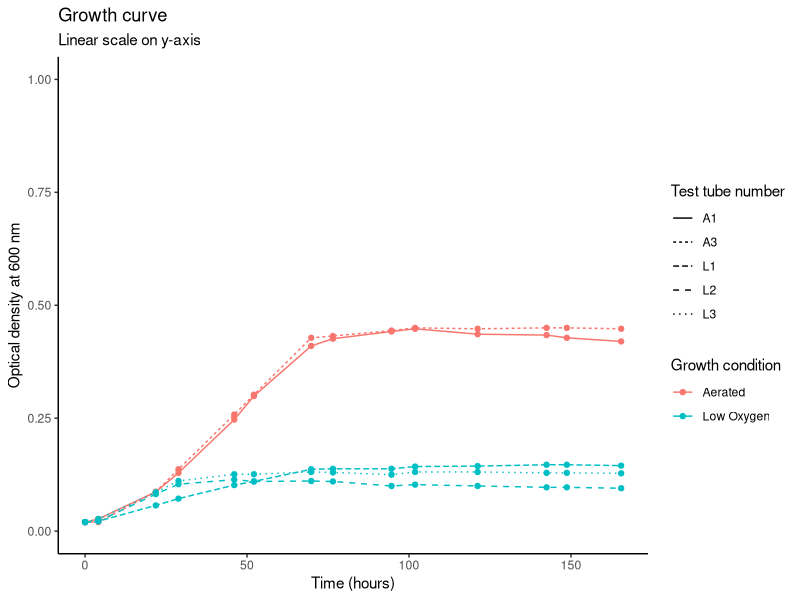
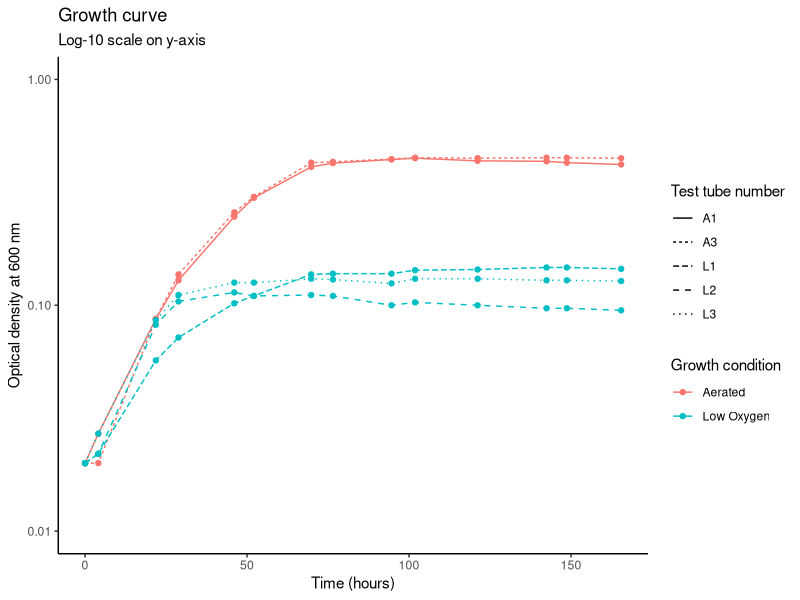
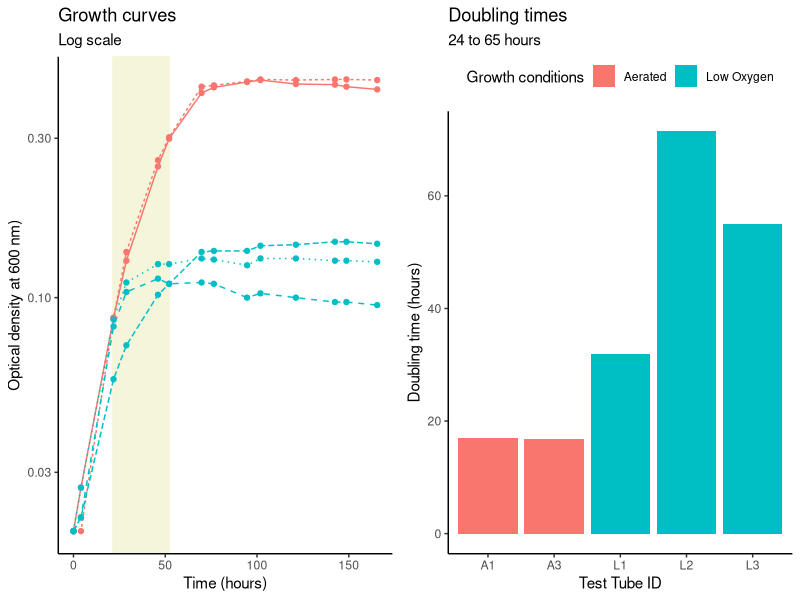

R code for these plots, in order:
## ---- chunk 1
knitr::opts_chunk$set(echo = FALSE)
## ---- chunk 2
## Load packages with additional functionality beyond base R 
library(readxl)
library(tidyverse)
library(knitr)
library(purrr)
library(hms)
library(gridExtra)
## ---- chunk 3
# Read in data from the Excel spreadsheet template used to collect the
# data in the laboratory
growth_data <- read_excel("growth curve data_GR.xls",
                          sheet = "simplified_template") 

# For each measurement time, calculate the time since the start of the
# experiment
growth_data <- growth_data %>% 
  mutate(sampling_delta_time = difftime(sampling_date_time, 
                                        first(sampling_date_time),
                                        units = "hours"))

# Convert to a format that will be easier to work with in plotting and
# data analysis (one row for each combination of measurement time and 
# test tube).
growth_data_tidy <- pivot_longer(growth_data, 
                                 -c(sampling_date_time, 
                                    sampling_delta_time),
                           names_to = "test_tube_id", 
                           values_to = "optical_density") 

# From the test tube IDs, extract information like the growth condition (low 
# oxygen versus aerated) and a short tube ID (e.g., A1, L2). You can use
# regular expression functions (from the `stringr` package in the `tidyverse`)
# to do this.
growth_data_tidy <- growth_data_tidy %>% 
  mutate(test_tube_number = str_extract(test_tube_id, "[0-9]"),
         growth_condition = str_extract(test_tube_id, "[a-z_]*"), 
         growth_condition = str_replace(growth_condition, "_", " "), 
         growth_condition = str_to_title(growth_condition),
         short_tube_id = str_c(str_sub(growth_condition, 1, 1), test_tube_number)) %>% 
  select(sampling_date_time, sampling_delta_time, short_tube_id, growth_condition, optical_density)
## ---- chunk 4
ggplot(growth_data_tidy, 
       # Plot time since start on the x-axis, optical density on the y-axis,
       # and use color to show the growth condition (aerated versus low oxygen)
       aes(x = sampling_delta_time, 
           y = optical_density, 
           color = growth_condition)) + 
  # Add a line with different patterns for each test tube
  geom_line(aes(linetype = short_tube_id)) + 
  # Add points for each measurement
  geom_point() + 
  # Customize the labels for the legends and x- and y-axes
  labs(x = "Time (hours)",
       y = "Optical density at 600 nm",
       color = "Growth condition", 
       linetype = "Test tube number") + 
  # Customize the plot appearance
  theme_classic() + 
  # Add a title and subtitle
  ggtitle("Growth curve", subtitle = "Linear scale on y-axis") + 
  # Ensure that the y-axis ranges from 0 to 1
  ylim(c(0, 1))
## ---- chunk 5
ggplot(growth_data_tidy, 
       # Plot time since start on the x-axis, optical density on the y-axis,
       # and use color to show the growth condition (aerated versus low oxygen)
       aes(x = sampling_delta_time, 
           y = optical_density, 
           color = growth_condition)) + 
  # Add a line with different patterns for each test tube
  geom_line(aes(linetype = short_tube_id)) + 
  # Add points for each measurement
  geom_point() + 
  # Customize the labels for the legends and x- and y-axes
  labs(x = "Time (hours)",
       y = "Optical density at 600 nm",
       color = "Growth condition", 
       linetype = "Test tube number") + 
  # Customize the plot appearance
  theme_classic() + 
  # Add a title and subtitle
  ggtitle("Growth curve", subtitle = "Log-10 scale on y-axis") + 
  # Use a log scale for the y-axis. Ensure that the y-axis ranges 
  # from 0.01 to 1 (you can't start at 0, since that's undefined 
  # as a log transform)
  scale_y_log10(limits = c(0.01, 1))
## ---- chunk 6
# Write a short function that can find the measurement time that is closest to, 
# but does not exceed, a specified time. For example, if you want to measure
# growth rate between 24 hours and 48 hours, you can use this function to find
# the measurement times closest to (while still being below) 24 and 48 hours.
find_closest_time <- function(data, check_time) {
  data %>%
    filter(sampling_delta_time < check_time) %>% 
    mutate(diff_from_check = check_time - sampling_delta_time) %>% 
    slice_min(n = 1, order_by = diff_from_check) %>% 
    pull(sampling_delta_time)
}

# Use the function to find the sampling times closest to (but not 
# over) 24 and 65 hours
closest_to_24 <- find_closest_time(growth_data, 24)
closest_to_65 <- find_closest_time(growth_data, 65)

# Calculate doubling times from the data
doubling_times <- growth_data_tidy %>% 
  filter(sampling_delta_time == closest_to_24 |
           sampling_delta_time == closest_to_65) %>% 
  group_by(short_tube_id, growth_condition) %>% 
  summarize(delta_time = diff(sampling_delta_time), 
            delta_optical_density = diff(log2(optical_density))) %>% 
  mutate(generation_time = delta_time / delta_optical_density)
## ---- chunk 7
a <- ggplot(growth_data_tidy, 
       aes(x = sampling_delta_time, 
           y = optical_density, 
           color = growth_condition)) + 
  geom_rect(xmin = closest_to_24, 
            xmax = closest_to_65, 
            ymin = -Inf, 
            ymax = Inf, 
            color = "beige", 
            fill = "beige") + 
  geom_line(aes(linetype = short_tube_id)) + 
  geom_point() + 
  labs(x = "Time (hours)",
       y = "Optical density at 600 nm)",
       color = "Condition type", 
       linetype = "Condition number") + 
  theme_classic() + 
  scale_y_log10() + 
  theme(legend.position = "none") + 
  ggtitle("Growth curves", subtitle = "Log scale") 

b <- ggplot(doubling_times,
            aes(x = short_tube_id, 
                y = generation_time, 
                fill = growth_condition)) + 
  geom_col() + 
  theme_classic() + 
  labs(y = "Doubling time (hours)", 
       x = "Test Tube ID", 
       fill = "Growth conditions") + 
  theme(legend.position = "top") + 
  ggtitle("Doubling times", subtitle = "24 to 65 hours")

grid.arrange(a, b, ncol = 2)
## ---- chunk 8
# Create a table giving the estimated doubling times
doubling_times %>% 
  select(short_tube_id, growth_condition, generation_time) %>% 
  kable(col.names = c("Tube ID", "Growth conditions", "Estimated doubling time"), 
        digits = 2)
